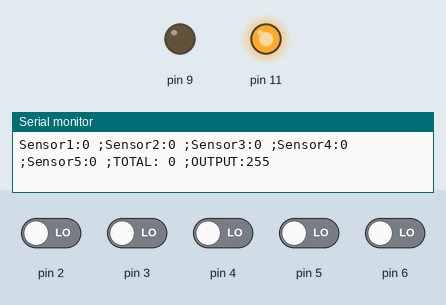
This sketch was run on a simulated Arduino Uno, built with avr-gcc and run on an emulated ATmega328P. Shown: output pins drawn as LEDs (lit = HIGH), the last lines printed to the serial monitor. The test bench sets the inputs (shaded band); at power-on: pin 2–6 LOW.

Above: at 1.2 s.
1.3 s: pin 2 driven HIGH
At 2.6 s:
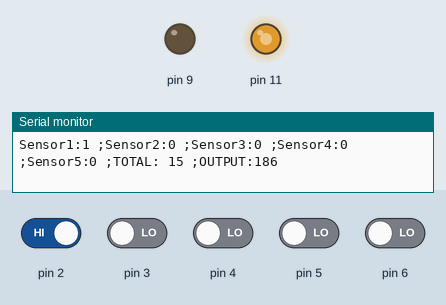
2.9 s: pin 2 driven LOW
At 4.1 s:
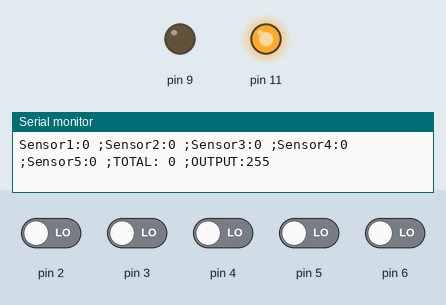
4.4 s: pin 3 driven HIGH
At 5.0 s:
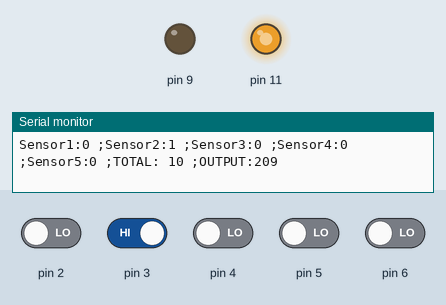
7.4 s: pin 4 driven HIGH
At 8.5 s:
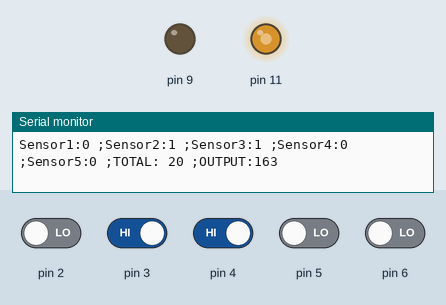
10.4 s: pin 5 driven HIGH
At 10.9 s:
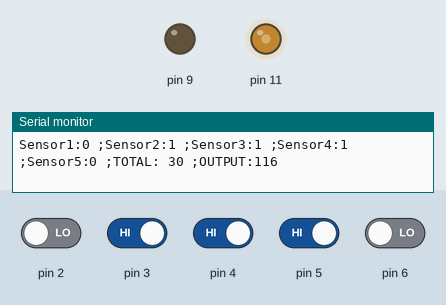
12.0 s: pin 6 driven HIGH
At 12.9 s:
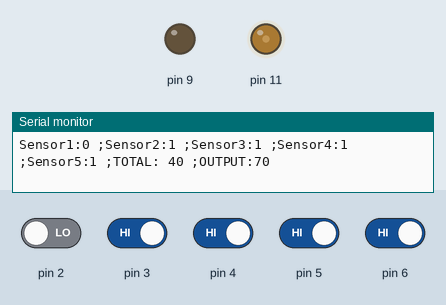
Timing chart, 0 to 15.0 s (numbered marks = the images above; inputs shaded):
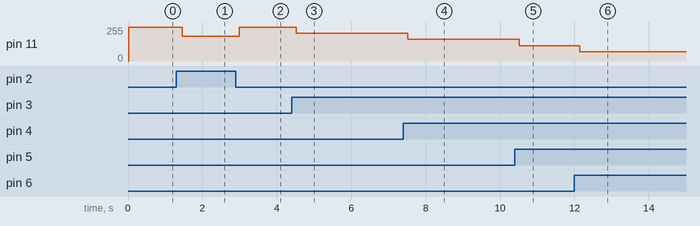

The sketch:

RELE_anal_output.ino
```cpp
void setup() {
  pinMode(2, INPUT);
  pinMode(3, INPUT);
  pinMode(4, INPUT);
  pinMode(5, INPUT);
  pinMode(6, INPUT);
  pinMode(9, OUTPUT);
  Serial.begin(9600);
}

void loop()
{
  int sensor1 = digitalRead(2);
  int sensor2 = digitalRead(3);
  int sensor3 = digitalRead(4);
  int sensor4 = digitalRead(5);
  int sensor5 = digitalRead(6);
  int total = 0;
  if(sensor1) {
    total += 15;
  }
  if(sensor2) {
    total += 10;
  }
  if(sensor3) {
    total += 10;
  }
  if(sensor4) {
    total += 10;
  }
  if(sensor5) {
    total += 10;
  }
  String text = String();
  float power = total / 55.0; //0-1
  int output = 255 - floor(power * 255);
  text = text + "Sensor1:" + sensor1 + " ;Sensor2:" + sensor2 + " ;Sensor3:" + sensor3 + " ;Sensor4:" + sensor4 + " ;Sensor5:" + sensor5 + " ;TOTAL: "
  + total + " ;OUTPUT:" + output;
  Serial.println(text);
  analogWrite(11, output);
}
```

Measured:
- after the input at 1.3 s, pin 11: 255/255 → 186/255 after 0.16 s
- after the input at 2.9 s, pin 11: 186/255 → 255/255 after 0.10 s
- after the input at 4.4 s, pin 11: 255/255 → 209/255 after 0.12 s
- after the input at 7.4 s, pin 11: 209/255 → 163/255 after 0.12 s
- after the input at 10.4 s, pin 11: 163/255 → 116/255 after 0.12 s
- after the input at 12.0 s, pin 11: 116/255 → 70/255 after 0.14 s
